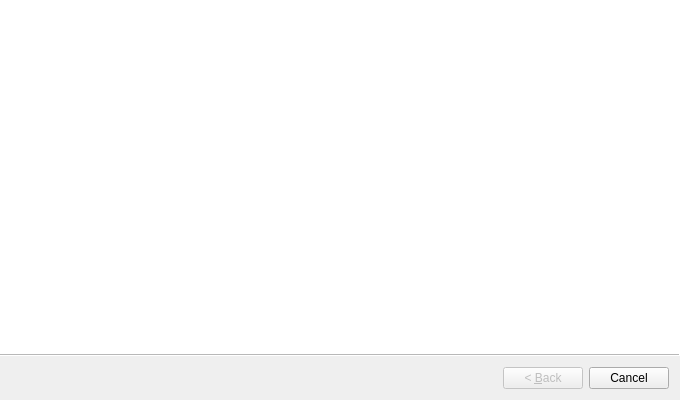
<?xml version="1.0" encoding="UTF-8"?>
<ui version="4.0">
 <class>WizardWorkspaceImport</class>
 <widget class="QWizard" name="WizardWorkspaceImport">
  <property name="geometry">
   <rect>
    <x>0</x>
    <y>0</y>
    <width>680</width>
    <height>400</height>
   </rect>
  </property>
  <property name="windowTitle">
   <string>Workspace Import Wizard</string>
  </property>
  <property name="modal">
   <bool>true</bool>
  </property>
  <property name="wizardStyle">
   <enum>QWizard::ModernStyle</enum>
  </property>
 </widget>
 <resources/>
 <connections/>
</ui>
